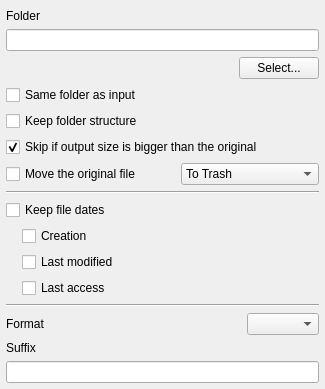
           <widget class="QWidget" name="output_Tab">
            <attribute name="title">
             <string>Output</string>
            </attribute>
            <layout class="QVBoxLayout" name="verticalLayout_12" stretch="0,1">
             <property name="leftMargin">
              <number>6</number>
             </property>
             <property name="topMargin">
              <number>9</number>
             </property>
             <property name="rightMargin">
              <number>6</number>
             </property>
             <property name="bottomMargin">
              <number>6</number>
             </property>
             <item>
              <layout class="QVBoxLayout" name="verticalLayout_11">
               <item>
                <widget class="QLabel" name="outputFolder_Label">
                 <property name="text">
                  <string>Folder</string>
                 </property>
                </widget>
               </item>
               <item>
                <widget class="QLineEdit" name="outputFolder_LineEdit">
                 <property name="sizePolicy">
                  <sizepolicy hsizetype="MinimumExpanding" vsizetype="Fixed">
                   <horstretch>0</horstretch>
                   <verstretch>0</verstretch>
                  </sizepolicy>
                 </property>
                 <property name="maxLength">
                  <number>1024</number>
                 </property>
                 <property name="frame">
                  <bool>true</bool>
                 </property>
                </widget>
               </item>
               <item>
                <layout class="QHBoxLayout" name="horizontalLayout_6">
                 <item>
                  <spacer name="horizontalSpacer_8">
                   <property name="orientation">
                    <enum>Qt::Orientation::Horizontal</enum>
                   </property>
                   <property name="sizeHint" stdset="0">
                    <size>
                     <width>40</width>
                     <height>20</height>
                    </size>
                   </property>
                  </spacer>
                 </item>
                 <item>
                  <widget class="QPushButton" name="outputFolderBrowse_Button">
                   <property name="sizePolicy">
                    <sizepolicy hsizetype="Maximum" vsizetype="Fixed">
                     <horstretch>0</horstretch>
                     <verstretch>0</verstretch>
                    </sizepolicy>
                   </property>
                   <property name="text">
                    <string>Select...</string>
                   </property>
                   <property name="flat">
                    <bool>false</bool>
                   </property>
                  </widget>
                 </item>
                </layout>
               </item>
               <item>
                <widget class="QCheckBox" name="sameOutputFolderAsInput_CheckBox">
                 <property name="text">
                  <string>Same folder as input</string>
                 </property>
                </widget>
               </item>
               <item>
                <widget class="QCheckBox" name="keepStructure_CheckBox">
                 <property name="enabled">
                  <bool>true</bool>
                 </property>
                 <property name="text">
                  <string>Keep folder structure</string>
                 </property>
                </widget>
               </item>
               <item>
                <widget class="QCheckBox" name="skipIfBigger_CheckBox">
                 <property name="text">
                  <string>Skip if output size is bigger than the original</string>
                 </property>
                 <property name="checked">
                  <bool>true</bool>
                 </property>
                </widget>
               </item>
               <item>
                <layout class="QHBoxLayout" name="moveOriginalFile_HorizontalLayout">
                 <property name="spacing">
                  <number>0</number>
                 </property>
                 <item>
                  <widget class="QCheckBox" name="moveOriginalFile_CheckBox">
                   <property name="text">
                    <string>Move the original file</string>
                   </property>
                  </widget>
                 </item>
                 <item>
                  <spacer name="horizontalSpacer_10">
                   <property name="orientation">
                    <enum>Qt::Orientation::Horizontal</enum>
                   </property>
                   <property name="sizeHint" stdset="0">
                    <size>
                     <width>40</width>
                     <height>20</height>
                    </size>
                   </property>
                  </spacer>
                 </item>
                 <item>
                  <widget class="QComboBox" name="moveOriginalFile_ComboBox">
                   <item>
                    <property name="text">
                     <string>To Trash</string>
                    </property>
                   </item>
                   <item>
                    <property name="text">
                     <string>Delete Permanently</string>
                    </property>
                   </item>
                  </widget>
                 </item>
                </layout>
               </item>
               <item>
                <widget class="Line" name="line_2">
                 <property name="orientation">
                  <enum>Qt::Orientation::Horizontal</enum>
                 </property>
                </widget>
               </item>
               <item>
                <widget class="QMainCheckBox" name="keepDates_CheckBox">
                 <property name="text">
                  <string>Keep file dates</string>
                 </property>
                 <property name="tristate">
                  <bool>true</bool>
                 </property>
                </widget>
               </item>
               <item>
                <layout class="QVBoxLayout" name="verticalLayout_3">
                 <property name="leftMargin">
                  <number>16</number>
                 </property>
                 <item>
                  <widget class="QCheckBox" name="keepCreationDate_CheckBox">
                   <property name="text">
                    <string>Creation</string>
                   </property>
                  </widget>
                 </item>
                 <item>
                  <widget class="QCheckBox" name="keepLastModifiedDate_CheckBox">
                   <property name="text">
                    <string>Last modified</string>
                   </property>
                  </widget>
                 </item>
                 <item>
                  <widget class="QCheckBox" name="keepLastAccessDate_CheckBox">
                   <property name="text">
                    <string>Last access</string>
                   </property>
                  </widget>
                 </item>
                </layout>
               </item>
               <item>
                <widget class="Line" name="line">
                 <property name="orientation">
                  <enum>Qt::Orientation::Horizontal</enum>
                 </property>
                </widget>
               </item>
               <item>
                <layout class="QHBoxLayout" name="format_HorizontalLayout">
                 <property name="spacing">
                  <number>0</number>
                 </property>
                 <item>
                  <widget class="QLabel" name="format_Label">
                   <property name="text">
                    <string>Format</string>
                   </property>
                  </widget>
                 </item>
                 <item>
                  <spacer name="format_HSpacer">
                   <property name="orientation">
                    <enum>Qt::Orientation::Horizontal</enum>
                   </property>
                   <property name="sizeHint" stdset="0">
                    <size>
                     <width>40</width>
                     <height>20</height>
                    </size>
                   </property>
                  </spacer>
                 </item>
                 <item>
                  <widget class="QComboBox" name="format_ComboBox"/>
                 </item>
                </layout>
               </item>
               <item>
                <widget class="QLabel" name="outputSuffix_Label">
                 <property name="text">
                  <string>Suffix</string>
                 </property>
                </widget>
               </item>
               <item>
                <widget class="QLineEdit" name="outputSuffix_LineEdit">
                 <property name="maxLength">
                  <number>128</number>
                 </property>
                 <property name="frame">
                  <bool>true</bool>
                 </property>
                 <property name="clearButtonEnabled">
                  <bool>false</bool>
                 </property>
                </widget>
               </item>
              </layout>
             </item>
             <item>
              <spacer name="verticalSpacer_3">
               <property name="orientation">
                <enum>Qt::Orientation::Vertical</enum>
               </property>
               <property name="sizeType">
                <enum>QSizePolicy::Policy::Expanding</enum>
               </property>
               <property name="sizeHint" stdset="0">
                <size>
                 <width>0</width>
                 <height>0</height>
                </size>
               </property>
              </spacer>
             </item>
            </layout>
           </widget>
